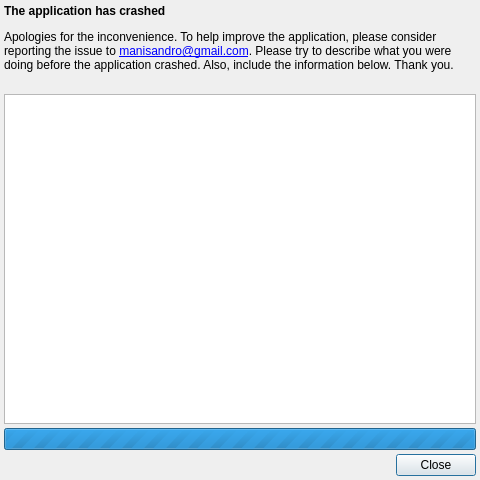
<?xml version="1.0" encoding="UTF-8"?>
<ui version="4.0">
 <class>CrashHandler</class>
 <widget class="QDialog" name="CrashHandler">
  <property name="geometry">
   <rect>
    <x>0</x>
    <y>0</y>
    <width>480</width>
    <height>480</height>
   </rect>
  </property>
  <property name="windowTitle">
   <string>Dialog</string>
  </property>
  <layout class="QVBoxLayout" name="verticalLayout">
   <property name="spacing">
    <number>4</number>
   </property>
   <property name="leftMargin">
    <number>4</number>
   </property>
   <property name="topMargin">
    <number>4</number>
   </property>
   <property name="rightMargin">
    <number>4</number>
   </property>
   <property name="bottomMargin">
    <number>4</number>
   </property>
   <item>
    <widget class="QLabel" name="labelIntro">
     <property name="text">
      <string>&lt;html&gt;&lt;head/&gt;&lt;body&gt;&lt;p&gt;&lt;span style=&quot; font-weight:600;&quot;&gt;The application has crashed&lt;/span&gt;&lt;/p&gt;&lt;p&gt;Apologies for the inconvenience. To help improve the application, please consider reporting the issue to &lt;a href=&quot;mailto:manisandro@gmail.com?subject=gImageReader%20Crash&quot;&gt;manisandro@gmail.com&lt;/a&gt;. Please try to describe what you were doing before the application crashed. Also, include the information below. Thank you.&lt;/p&gt;&lt;/body&gt;&lt;/html&gt;</string>
     </property>
     <property name="wordWrap">
      <bool>true</bool>
     </property>
    </widget>
   </item>
   <item>
    <widget class="QLabel" name="labelAutosave">
     <property name="text">
      <string/>
     </property>
    </widget>
   </item>
   <item>
    <widget class="QPlainTextEdit" name="plainTextEditBacktrace">
     <property name="enabled">
      <bool>true</bool>
     </property>
     <property name="styleSheet">
      <string notr="true">color: rgb(144, 144, 144);</string>
     </property>
     <property name="readOnly">
      <bool>true</bool>
     </property>
    </widget>
   </item>
   <item>
    <widget class="QProgressBar" name="progressBarBacktrace">
     <property name="maximum">
      <number>0</number>
     </property>
     <property name="value">
      <number>0</number>
     </property>
    </widget>
   </item>
   <item>
    <widget class="QDialogButtonBox" name="buttonBox">
     <property name="orientation">
      <enum>Qt::Horizontal</enum>
     </property>
     <property name="standardButtons">
      <set>QDialogButtonBox::Close</set>
     </property>
    </widget>
   </item>
  </layout>
 </widget>
 <resources/>
 <connections>
  <connection>
   <sender>buttonBox</sender>
   <signal>accepted()</signal>
   <receiver>CrashHandler</receiver>
   <slot>accept()</slot>
   <hints>
    <hint type="sourcelabel">
     <x>248</x>
     <y>254</y>
    </hint>
    <hint type="destinationlabel">
     <x>157</x>
     <y>274</y>
    </hint>
   </hints>
  </connection>
  <connection>
   <sender>buttonBox</sender>
   <signal>rejected()</signal>
   <receiver>CrashHandler</receiver>
   <slot>reject()</slot>
   <hints>
    <hint type="sourcelabel">
     <x>316</x>
     <y>260</y>
    </hint>
    <hint type="destinationlabel">
     <x>286</x>
     <y>274</y>
    </hint>
   </hints>
  </connection>
 </connections>
</ui>
